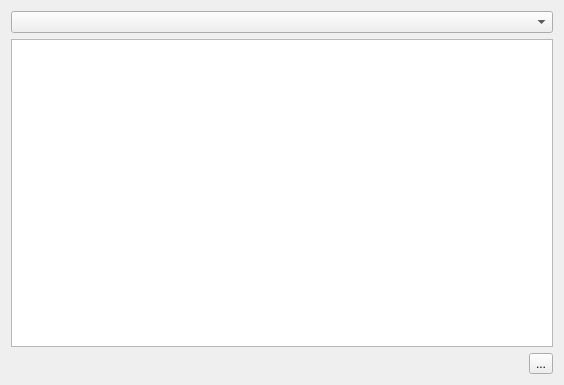
<?xml version="1.0" encoding="UTF-8"?>
<ui version="4.0">
 <class>PrintPreviewDialog</class>
 <widget class="QDialog" name="PrintPreviewDialog">
  <property name="geometry">
   <rect>
    <x>0</x>
    <y>0</y>
    <width>564</width>
    <height>385</height>
   </rect>
  </property>
  <property name="windowTitle">
   <string>Durckvorschau</string>
  </property>
  <layout class="QVBoxLayout" name="verticalLayout">
   <item>
    <widget class="QComboBox" name="comboBox"/>
   </item>
   <item>
    <widget class="QTextEdit" name="textEdit"/>
   </item>
   <item>
    <layout class="QHBoxLayout" name="horizontalLayout">
     <item>
      <spacer name="horizontalSpacer">
       <property name="orientation">
        <enum>Qt::Horizontal</enum>
       </property>
       <property name="sizeHint" stdset="0">
        <size>
         <width>40</width>
         <height>20</height>
        </size>
       </property>
      </spacer>
     </item>
     <item>
      <widget class="QToolButton" name="toolButton">
       <property name="toolTip">
        <string>Drucken</string>
       </property>
       <property name="text">
        <string>...</string>
       </property>
       <property name="icon">
        <iconset resource="../resources.qrc">
         <normaloff>:/icons/print.svg</normaloff>:/icons/print.svg</iconset>
       </property>
      </widget>
     </item>
    </layout>
   </item>
  </layout>
 </widget>
 <resources>
  <include location="../resources.qrc"/>
 </resources>
 <connections/>
</ui>
